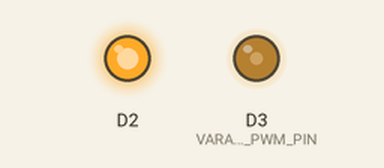
A sketch run on a simulated Arduino Zero (SAMD21). On the bench: output pins drawn as LEDs (lit = HIGH).

Above: at 0.37 s.
At 20.01 s:
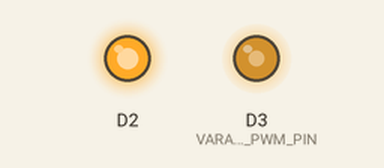
Timing chart, 0 to 40.0 s (numbered marks = the images above):
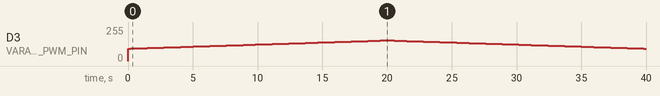

The sketch:

BareMinimum.ino
```cpp
#define VARACTOR_PWM_PIN 3


void setup() {
  // put your setup code here, to run once:
  analogWriteResolution(12);
  analogWriteFrequency(VARACTOR_PWM_PIN, 11718.75);
    pinMode(VARACTOR_PWM_PIN, OUTPUT);
  pinMode(2, OUTPUT);
digitalWrite(2, 1);
}

void loop() {
  for(int i = 1500; i < 2500; i++){
    analogWrite(VARACTOR_PWM_PIN, i);
    delayMicroseconds(20000);
  }
   for(int i = 2500; i > 1500; i--){
    analogWrite(VARACTOR_PWM_PIN, i);
    delayMicroseconds(20000);
  }
}
```

Measured:
- by itself, D3 (VARACTOR_PWM_PIN): rises from 0/255 to 155/255 in 19.8 s, then falls to 93/255 in 20.0 s
